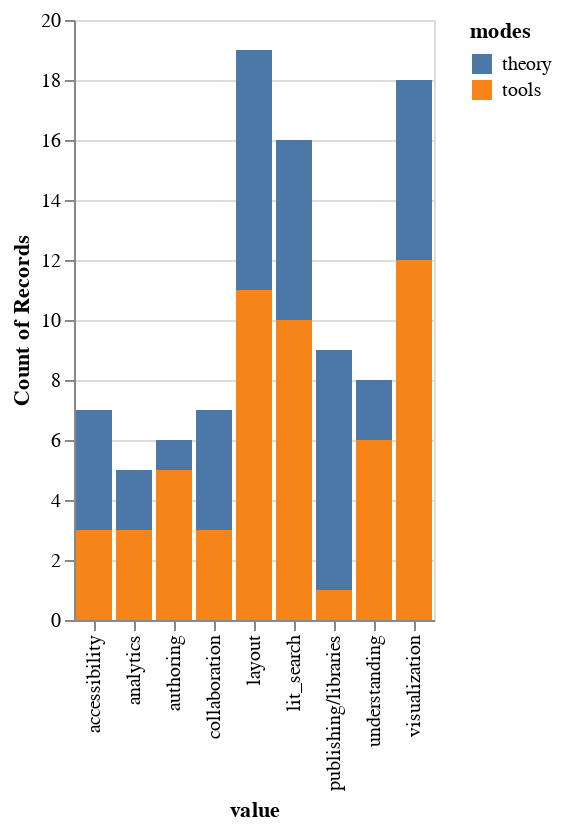

Notebook code cell kept with this figure:
### Code cell
source = df_long

pts = alt.selection(type="multi", encodings=['x','color'])

alt.Chart(source.dropna()).mark_bar().encode(
    x='value',
    y='count()',
    color=alt.condition(pts, 'modes', alt.value('gray'))
).add_selection(pts)

### Figure 1 — Vega-Lite specification as saved in the notebook (floating-point values rounded to 4 significant figures)
{"config": {"view": {"continuousWidth": 400, "continuousHeight": 300}}, "data": {"name": "data-a2845ae683b75d8a2bbc9cb3cc4761c4"}, "mark": "bar", "encoding": {"color": {"condition": {"field": "modes", "type": "nominal", "selection": "selector013"}, "value": "gray"}, "x": {"field": "value", "type": "nominal"}, "y": {"aggregate": "count", "type": "quantitative"}}, "selection": {"selector013": {"type": "multi", "encodings": ["x", "color"]}}, "$schema": "https://vega.github.io/schema/vega-lite/v4.17.0.json", "datasets": {"data-a2845ae683b75d8a2bbc9cb3cc4761c4": [{"title": "A Computational Inflection for Scientific Discovery", "modes": "theory", "variable": "tags_1", "value": "lit_search"}, {"title": "Communicating with Interactive Articles", "modes": "theory", "variable": "tags_1", "value": "visualization"}, {"title": "Capture &amp; Analysis of Active Reading Behaviors for Interactive Articles on the Web", "modes": "tools", "variable": "tags_1", "value": "authoring"}, {"title": "Literate Programming", "modes": "tools", "variable": "tags_1", "value": "layout"}, {"title": "Exploration and Explanation in Computational Notebooks", "modes": "theory", "variable": "tags_1", "value": "authoring"}, {"title": "mage: Fluid Moves Between Code and Graphical Work in Computational Notebooks", "modes": "tools", "variable": "tags_1", "value": "authoring"}, {"title": "Reactive, reproducible, collaborative: computational notebooks evolve", "modes": "theory", "variable": "tags_1", "value": "collaboration"}, {"title": "Idyll", "modes": "tools", "variable": "tags_1", "value": "authoring"}, {"title": "Open collaborative writing with Manubot", "modes": "tools", "variable": "tags_1", "value": "authoring"}, {"title": "Jupyter Book", "modes": "tools", "variable": "tags_1", "value": "layout"}, {"title": "Augmenting Scientific Papers with Just-in-Time, Position-Sensitive Definitions of Terms and Symbols", "modes": "tools", "variable": "tags_1", "value": "layout"}, {"title": "Math Augmentation: How Authors Enhance the Readability of Formulas using Novel Visual Design Practices", "modes": "theory", "variable": "tags_1", "value": "layout"}, {"title": "CiteRead: Integrating Localized Citation Contexts into Scientific Paper Reading", "modes": "tools", "variable": "tags_1", "value": "layout"}, {"title": "SciSight: Combining faceted navigation and research group detection for COVID-19 exploratory scientific search", "modes": "tools", "variable": "tags_1", "value": "lit_search"}, {"title": "The cost structure of sensemaking", "modes": "theory", "variable": "tags_1", "value": "lit_search"}, {"title": "Apolo", "modes": "tools", "variable": "tags_1", "value": "lit_search"}, {"title": "Edit wear and read wear", "modes": "theory", "variable": "tags_1", "value": "lit_search"}, {"title": "Successful classroom deployment of a social document annotation system", "modes": "theory", "variable": "tags_1", "value": "layout"}, {"title": "Robust intra-document locations", "modes": "theory", "variable": "tags_1", "value": "collaboration"}, {"title": "Voyagers and voyeurs", "modes": "tools", "variable": "tags_1", "value": "visualization"}, {"title": "PAWLS: PDF Annotation With Labels and Structure", "modes": "tools", "variable": "tags_1", "value": "collaboration"}, {"title": "Some Results on the Function and Quality of Citations", "modes": "theory", "variable": "tags_1", "value": "analytics"}, {"title": "Identifying Important Citations Using Contextual Information from Full Text", "modes": "tools", "variable": "tags_1", "value": "lit_search"}, {"title": "Measuring academic influence: Not all citations are equal", "modes": "tools", "variable": "tags_1", "value": "lit_search"}, {"title": "Science of science", "modes": "theory", "variable": "tags_1", "value": "lit_search"}, {"title": "Clickstream Data Yields High-Resolution Maps of Science", "modes": "tools", "variable": "tags_1", "value": "lit_search"}, {"title": "Eigenfactor: Measuring the value and prestige of scholarly journals", "modes": "tools", "variable": "tags_1", "value": "lit_search"}, {"title": "A Principal Component Analysis of 39 Scientific Impact Measures", "modes": "tools", "variable": "tags_1", "value": "lit_search"}, {"title": "Extracting a Knowledge Base of Mechanisms from COVID-19 Papers", "modes": "tools", "variable": "tags_1", "value": "lit_search"}, {"title": "Unsupervised word embeddings capture latent knowledge from materials science literature", "modes": "tools", "variable": "tags_1", "value": "lit_search"}, {"title": "Literature Based Discovery: Models, methods, and trends", "modes": "theory", "variable": "tags_1", "value": "lit_search"}, {"title": "Recent advances in biomedical literature mining", "modes": "theory", "variable": "tags_1", "value": "lit_search"}, {"title": "Construction of the Literature Graph in Semantic Scholar", "modes": "tools", "variable": "tags_1", "value": "publishing/libraries"}, {"title": "TLDR: Extreme Summarization of Scientific Documents", "modes": "tools", "variable": "tags_1", "value": "understanding"}, {"title": "GROBID: Combining Automatic Bibliographic Data Recognition and Term Extraction for Scholarship Publications", "modes": "tools", "variable": "tags_1", "value": "understanding"}, {"title": "A Machine Reading System for Assembling Synthetic Paleontological Databases", "modes": "tools", "variable": "tags_1", "value": "understanding"}, {"title": "Incremental knowledge base construction using DeepDive", "modes": "tools", "variable": "tags_1", "value": "understanding"}, {"title": "ReVision", "modes": "tools", "variable": "tags_1", "value": "visualization"}, {"title": "VILA: Improving Structured Content Extraction from Scientific PDFs Using Visual Layout Groups", "modes": "tools", "variable": "tags_1", "value": "layout"}, {"title": "Reverse‐Engineering Visualizations: Recovering Visual Encodings from Chart Images", "modes": "tools", "variable": "tags_1", "value": "visualization"}, {"title": "Viziometrics: Analyzing Visual Information in the Scientific Literature", "modes": "theory", "variable": "tags_1", "value": "visualization"}, {"title": "Improving the Accessibility of Scientific Documents: Current State, User Needs, and a System Solution to Enhance Scientific PDF Accessibility for Blind and Low Vision Users", "modes": "theory", "variable": "tags_1", "value": "accessibility"}, {"title": "SciA11y: Converting Scientific Papers to Accessible HTML", "modes": "tools", "variable": "tags_1", "value": "accessibility"}, {"title": "An Uninteresting Tour Through Why Our Research Papers Aren't Accessible", "modes": "theory", "variable": "tags_1", "value": "accessibility"}, {"title": "Accessible Visualization via Natural Language Descriptions: A Four-Level Model of Semantic Content", "modes": "tools", "variable": "tags_1", "value": "accessibility"}, {"title": "Rich Screen Reader Experiences for Accessible Data Visualization", "modes": "tools", "variable": "tags_1", "value": "layout"}, {"title": "Facilitating Document Reading by Linking Text and Tables", "modes": "tools", "variable": "tags_1", "value": "layout"}, {"title": "Extracting and Retargeting Color Mappings from Bitmap Images of Visualizations", "modes": "tools", "variable": "tags_1", "value": "visualization"}, {"title": "Graphical Overlays: Using Layered Elements to Aid Chart Reading", "modes": "tools", "variable": "tags_1", "value": "visualization"}, {"title": "Towards Understanding How Readers Integrate Charts and Captions: A Case Study with Line Charts", "modes": "theory", "variable": "tags_1", "value": "visualization"}, {"title": "Adaptive document layout", "modes": "theory", "variable": "tags_1", "value": "layout"}, {"title": "Fidyll: A Compiler for Cross-Format Data Stories &amp; Explorable Explanations", "modes": "tools", "variable": "tags_1", "value": "visualization"}, {"title": "Visual Abstracts to Disseminate Research on Social Media", "modes": "theory", "variable": "tags_1", "value": "visualization"}, {"title": "Review of automatic document formatting", "modes": "theory", "variable": "tags_1", "value": "layout"}, {"title": "Toward tighter tables", "modes": "tools", "variable": "tags_1", "value": "visualization"}, {"title": "The unacknowledged convergence of open source, open access, and open science", "modes": "theory", "variable": "tags_1", "value": "accessibility"}, {"title": "Preregistration Is Hard, And Worthwhile", "modes": "theory", "variable": "tags_1", "value": "publishing/libraries"}, {"title": "Is Preregistration Worthwhile?", "modes": "theory", "variable": "tags_1", "value": "publishing/libraries"}, {"title": "Open Science: One Term, Five Schools of Thought", "modes": "theory", "variable": "tags_1", "value": "publishing/libraries"}, {"title": "The state of OA: a large-scale analysis of the prevalence and impact of Open Access articles", "modes": "theory", "variable": "tags_1", "value": "publishing/libraries"}, {"title": "Going digital", "modes": "theory", "variable": "tags_1", "value": "publishing/libraries"}, {"title": "ArXiv at 20", "modes": "theory", "variable": "tags_1", "value": "publishing/libraries"}, {"title": "Distill Hiatus", "modes": "theory", "variable": "tags_1", "value": "publishing/libraries"}, {"title": "Communicating with Interactive Articles", "modes": "theory", "variable": "tags_2", "value": "layout"}, {"title": "Capture &amp; Analysis of Active Reading Behaviors for Interactive Articles on the Web", "modes": "tools", "variable": "tags_2", "value": "visualization"}, {"title": "Literate Programming", "modes": "tools", "variable": "tags_2", "value": "authoring"}, {"title": "Exploration and Explanation in Computational Notebooks", "modes": "theory", "variable": "tags_2", "value": "layout"}, {"title": "Reactive, reproducible, collaborative: computational notebooks evolve", "modes": "theory", "variable": "tags_2", "value": "layout"}, {"title": "Idyll", "modes": "tools", "variable": "tags_2", "value": "visualization"}, {"title": "Open collaborative writing with Manubot", "modes": "tools", "variable": "tags_2", "value": "collaboration"}, {"title": "Math Augmentation: How Authors Enhance the Readability of Formulas using Novel Visual Design Practices", "modes": "theory", "variable": "tags_2", "value": "visualization"}, {"title": "CiteRead: Integrating Localized Citation Contexts into Scientific Paper Reading", "modes": "tools", "variable": "tags_2", "value": "lit_search"}, {"title": "SciSight: Combining faceted navigation and research group detection for COVID-19 exploratory scientific search", "modes": "tools", "variable": "tags_2", "value": "visualization"}, {"title": "Apolo", "modes": "tools", "variable": "tags_2", "value": "visualization"}, {"title": "Edit wear and read wear", "modes": "theory", "variable": "tags_2", "value": "visualization"}, {"title": "Successful classroom deployment of a social document annotation system", "modes": "theory", "variable": "tags_2", "value": "collaboration"}, {"title": "Voyagers and voyeurs", "modes": "tools", "variable": "tags_2", "value": "collaboration"}, {"title": "PAWLS: PDF Annotation With Labels and Structure", "modes": "tools", "variable": "tags_2", "value": "layout"}, {"title": "Science of science", "modes": "theory", "variable": "tags_2", "value": "collaboration"}, {"title": "Clickstream Data Yields High-Resolution Maps of Science", "modes": "tools", "variable": "tags_2", "value": "visualization"}, {"title": "A Principal Component Analysis of 39 Scientific Impact Measures", "modes": "tools", "variable": "tags_2", "value": "analytics"}, {"title": "VILA: Improving Structured Content Extraction from Scientific PDFs Using Visual Layout Groups", "modes": "tools", "variable": "tags_2", "value": "understanding"}, {"title": "Viziometrics: Analyzing Visual Information in the Scientific Literature", "modes": "theory", "variable": "tags_2", "value": "understanding"}, {"title": "SciA11y: Converting Scientific Papers to Accessible HTML", "modes": "tools", "variable": "tags_2", "value": "layout"}, {"title": "An Uninteresting Tour Through Why Our Research Papers Aren't Accessible", "modes": "theory", "variable": "tags_2", "value": "layout"}, {"title": "Rich Screen Reader Experiences for Accessible Data Visualization", "modes": "tools", "variable": "tags_2", "value": "accessibility"}, {"title": "Facilitating Document Reading by Linking Text and Tables", "modes": "tools", "variable": "tags_2", "value": "understanding"}, {"title": "Towards Understanding How Readers Integrate Charts and Captions: A Case Study with Line Charts", "modes": "theory", "variable": "tags_2", "value": "understanding"}, {"title": "Toward tighter tables", "modes": "tools", "variable": "tags_2", "value": "layout"}, {"title": "The unacknowledged convergence of open source, open access, and open science", "modes": "theory", "variable": "tags_2", "value": "publishing/libraries"}, {"title": "The state of OA: a large-scale analysis of the prevalence and impact of Open Access articles", "modes": "theory", "variable": "tags_2", "value": "accessibility"}, {"title": "Capture &amp; Analysis of Active Reading Behaviors for Interactive Articles on the Web", "modes": "tools", "variable": "tags_3", "value": "layout"}, {"title": "Science of science", "modes": "theory", "variable": "tags_3", "value": "analytics"}, {"title": "Clickstream Data Yields High-Resolution Maps of Science", "modes": "tools", "variable": "tags_3", "value": "analytics"}, {"title": "Capture &amp; Analysis of Active Reading Behaviors for Interactive Articles on the Web", "modes": "tools", "variable": "tags_4", "value": "analytics"}]}}
